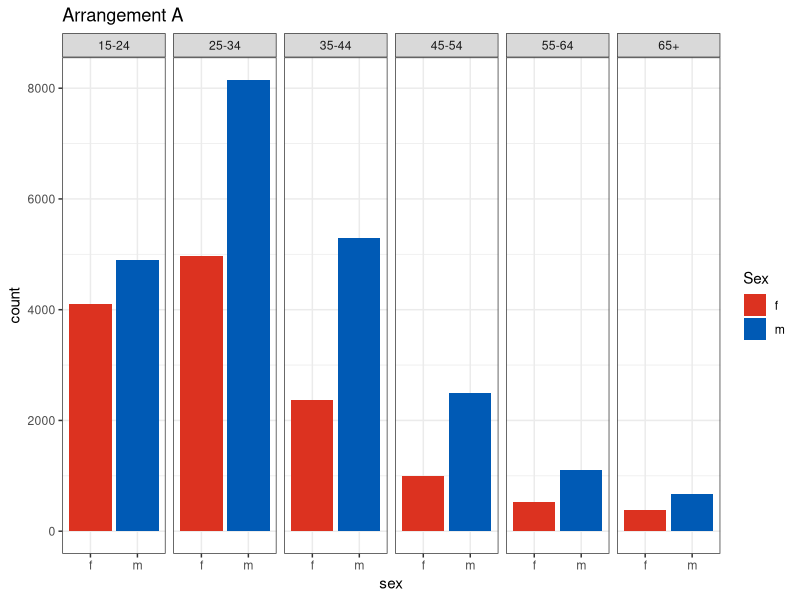
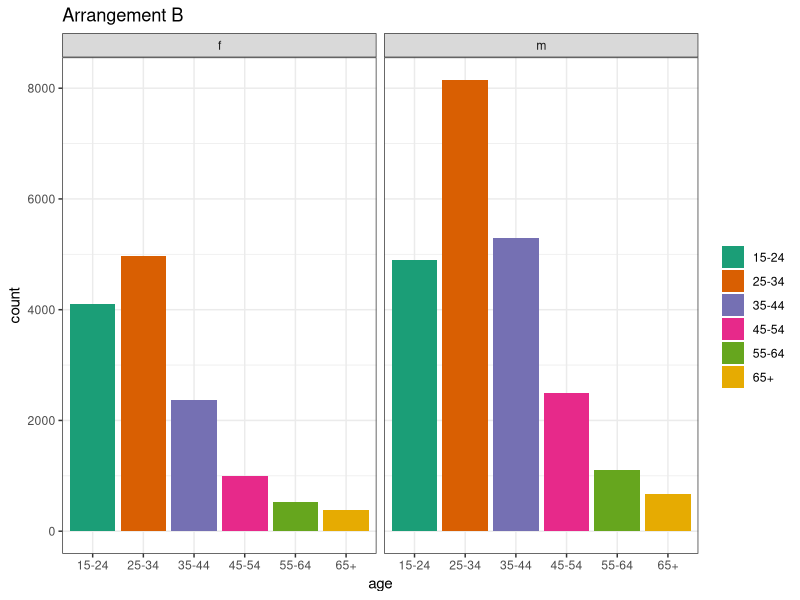
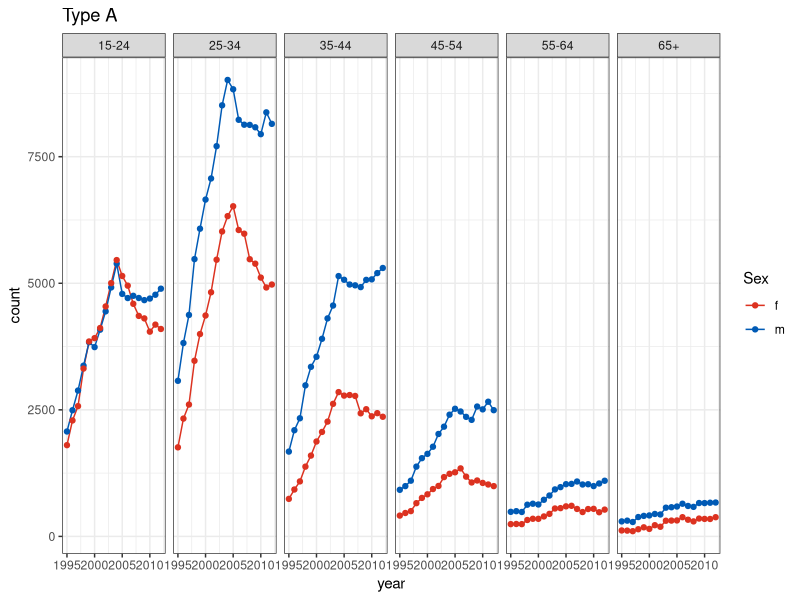
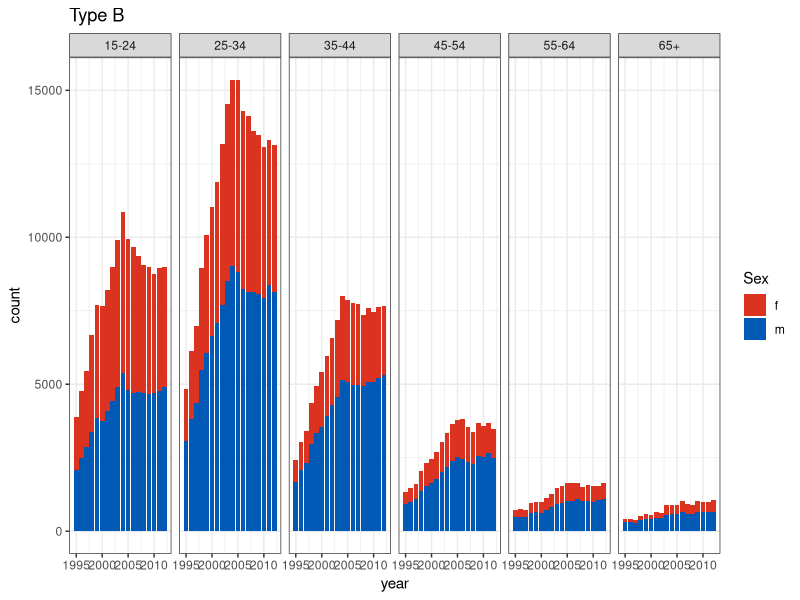
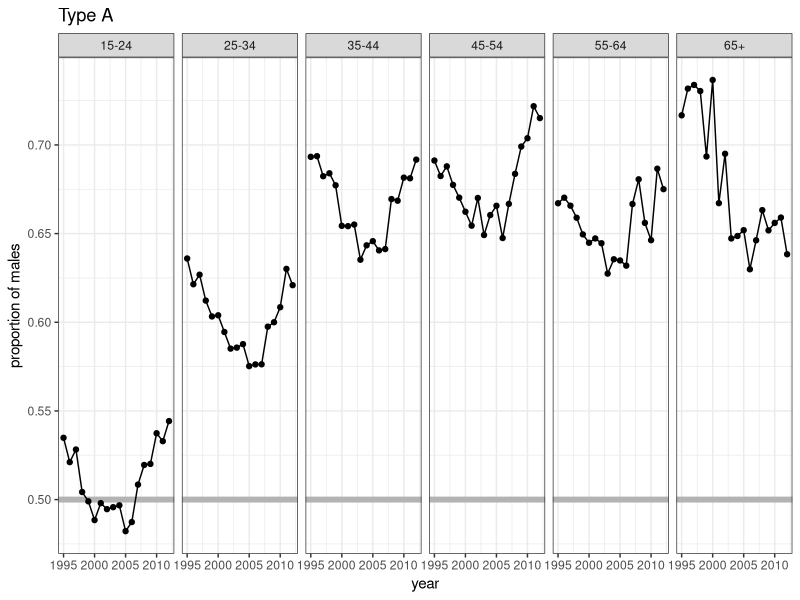
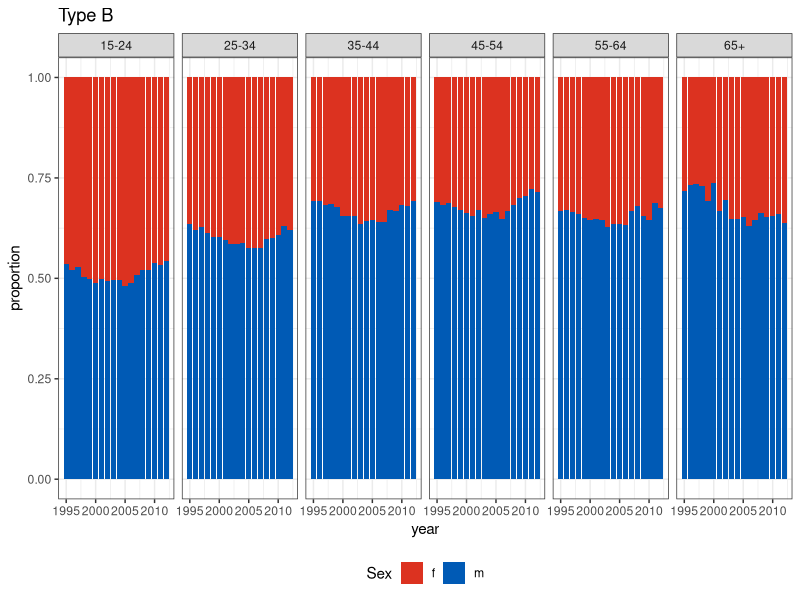
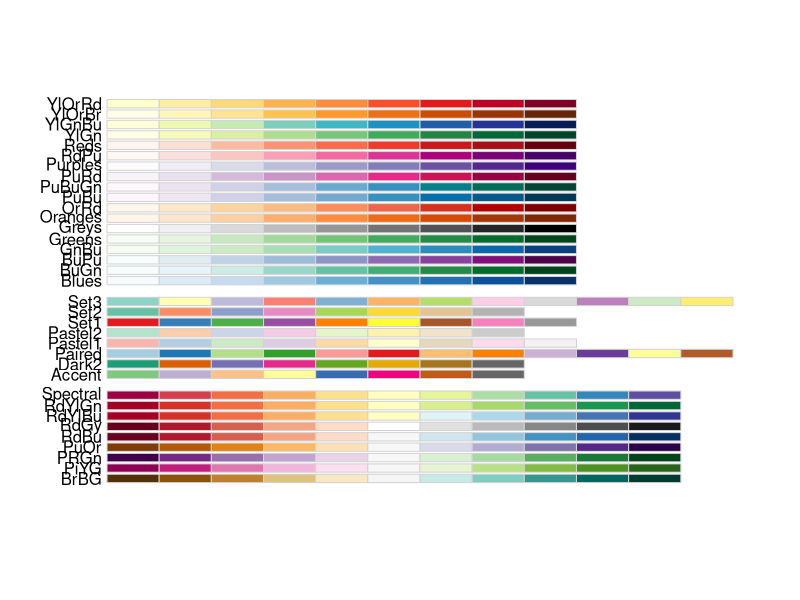
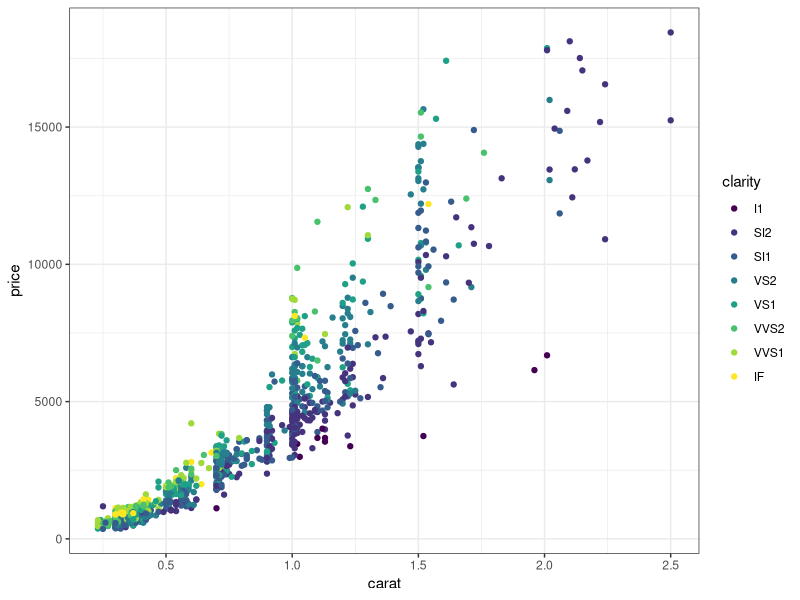

The R source for these figures, in order:
## ----echo = FALSE, message = FALSE, warning = FALSE, warning = FALSE----------
# source(here::here("knitr-setup.R"))
# source(here::here("libraries.R"))
library(readr)
library(here)
library(dplyr)
library(tidyr)
library(stringr)
library(ggplot2)
library(dichromat)
library(scales)
library(RColorBrewer)
theme_set(theme_bw())

data(diamonds, package="ggplot2")
diamonds <- diamonds |>
  mutate(clarity = factor(clarity, levels = c("I1", "SI2", "SI1", "VS2", "VS1", "VVS2", "VVS1", "IF"), ordered = T))


## ----read TB data and wrangle and subset to USA, echo = FALSE-----------------
tb <- read_csv(here::here("data/TB_notifications_2025-07-22.csv")) |> 
  dplyr::select(country, iso3, year, new_sp_m04:new_sp_fu) |>
  pivot_longer(cols=new_sp_m04:new_sp_fu, names_to="sexage", values_to="count") |>
  mutate(sexage = str_replace(sexage, "new_sp_", "")) |>
  mutate(sex=substr(sexage, 1, 1), 
         age=substr(sexage, 2, length(sexage))) |>
  dplyr::select(-sexage)

# Filter years between 1997 and 2012 due to missings
tb_kn <- tb |> 
  filter(country == "Kenya") |>
  filter(!(age %in% c("04", "014", "514", "u"))) |>
  filter(!is.na(count)) |>
  mutate(age = str_replace(age, "(\\d{2})(\\d{2})", "\\1-\\2") |>
           str_replace("65", "65+"))


## -----------------------------------------------------------------------------
tb_kn |> 
  filter(year == 2012) |> 
  dplyr::select(sex, age, count) |>
  head()


## ----focus on one year gender side-by-side bars of males females, fig.height=3, echo=FALSE----
tb_kn |> filter(year == 2012) |>
  ggplot(aes(x=sex, y=count, fill=sex)) +
  geom_bar(stat="identity", position="dodge") + 
  facet_wrap(~age, ncol=6) +
  scale_fill_manual("Sex", values = c("#DC3220", "#005AB5")) +
  ggtitle("Arrangement A")


## ----focus on one year age side-by-side bars of age group, fig.height=3, echo=FALSE----
tb_kn |> filter(year == 2012) |>
  ggplot(aes(x=age, y=count, fill=age)) +
  geom_bar(stat="identity", position="dodge") + 
  facet_wrap(~sex, ncol=6) +
  scale_fill_brewer("", palette="Dark2") +
  ggtitle("Arrangement B")


## ----ref.label='focus on one year gender side-by-side bars of males females', fig.height=3, echo=F----


## ----ref.label='focus on one year age side-by-side bars of age group', fig.height=3, echo=F----


## -----------------------------------------------------------------------------
tb_kn |> select(year, sex, age, count) |> head(10)


## ----use a line plot instead of bar, fig.height=3, echo = F-------------------
ggplot(tb_kn, aes(x=year, y=count, colour=sex)) +
  geom_line() + geom_point() +
  facet_wrap(~age, ncol=6) +
  scale_color_manual(
    "Sex", 
    values = c("#DC3220", "#005AB5")) +
  ggtitle("Type A")


## ----colour and axes fixes, fig.height=3, echo = F----------------------------
# This uses a color blind friendly scale
ggplot(tb_kn, aes(x=year, y=count, fill=sex)) +
  geom_bar(stat="identity") + 
  facet_wrap(~age, ncol=6) +
  scale_fill_manual("Sex", values = c("#DC3220", "#005AB5")) +
  ggtitle("Type B")




## ----ref.label='use a line plot instead of bar', fig.height=3, echo = F-------


## ----ref.label='colour and axes fixes', fig.height=3, echo = F----------------






## ----use a line plot for proportions, fig.height=3, echo = F------------------
tb_kn |> group_by(year, age) |> 
  summarise(p = count[sex=="m"]/sum(count)) |>
  ggplot(aes(x=year, y=p)) +
  geom_hline(yintercept = 0.50, colour="grey70", size=2) +
  geom_line() + geom_point() +
  facet_wrap(~age, ncol=6) +
  ylab("proportion of males") +
  ggtitle("Type A")


## ----compare proportions of males females, fig.height=4, echo = F-------------
# Fill the bars, note the small change to the code
ggplot(tb_kn, aes(x=year, y=count, fill=sex)) +
  geom_bar(stat="identity", position="fill") + 
  facet_wrap(~age, ncol=6) +
  scale_fill_manual("Sex", values = c("#DC3220", "#005AB5")) + ylab("proportion") +
  ggtitle("Type B") + theme(legend.position = "bottom")




## ----show different types of color palettes, fig.height=7, fig.width=12, echo=TRUE, fig.show='hide'----
display.brewer.all()


## ----ref.label='show different types of color palettes', fig.height=7, fig.width=12----


## ----mapping numbers to rainbow sequential scale, echo=TRUE, fig.width=7, fig.height=4----
dsamp <- diamonds |>
  sample_n(1000)
(d <- ggplot(
  dsamp, aes(carat, price)) +
  geom_point(aes(
    colour = clarity)))


## ----mapping numbers to sequential scale, echo=TRUE, fig.width=7, fig.height=4----
d + scale_colour_brewer(direction = -1)


## ----mapping numbers to diverging scale, echo=TRUE, fig.width=7, fig.height=4, out.width="60%"----
d + scale_colour_brewer(palette="PRGn")


## ----mapping numbers to qualitative palette, echo=TRUE, , fig.width=7, fig.height=4, out.width="60%"----
d + scale_colour_brewer(palette="Set1")




## ----using the dichromat package to check color blind appearance, echo=TRUE, eval = F----
# clrs <- hue_pal()(9)
# d + theme(legend.position = "none")
# 
# clrs <- dichromat(hue_pal()(9))
# d +
#   scale_colour_manual("", values=clrs) +
#   theme(legend.position = "none")


## ----show the default colour scheme, echo=FALSE, fig.width=4, fig.height=4, out.width="100%"----
clrs <- hue_pal()(9)
p1 <- d + theme(legend.position = "none") + scale_color_discrete()
p1


## ----show the dichromat adjusted colors, echo=FALSE, fig.width=4, fig.height=4, out.width="100%"----
clrs <- dichromat(hue_pal()(9))
p2 <- d + scale_color_manual("", values=clrs) + theme(legend.position = "none")

p2


## ----is shape preattentive, echo=FALSE, fig.width=4, fig.height=4-------------
set.seed(20190715)
df <- data.frame(x=runif(100), y=runif(100), cl=sample(c(rep("A", 1), rep("B", 99))))
ggplot(data=df, aes(x, y, shape=cl)) + theme_bw() + 
  geom_point(size=3) +
  theme(legend.position="None", aspect.ratio=1, axis.text = element_blank(), axis.ticks=element_blank(), axis.title = element_blank()) 


## ----is color preattentive, echo=FALSE, fig.width=4, fig.height=4-------------
ggplot(data=df, aes(x, y, colour=cl)) + 
  geom_point(size=3) +
  theme_bw() + 
  scale_colour_brewer(palette="Set1") +
  theme(legend.position="None", aspect.ratio=1, axis.text = element_blank(), axis.ticks=element_blank(), axis.title = element_blank()) 


## ----a line plot on sex, fig.height=3, fig.width = 8, echo = F----------------
ggplot(tb_kn, aes(x=year, y=count, colour=sex)) +
  geom_line() + geom_point() +
  facet_wrap(~age, ncol=6) +
  scale_color_manual("Sex", values = c("#DC3220", "#005AB5"))  +
  ggtitle("Arrangement A")


## ----a line plot on age, fig.height=3, fig.width=8, echo = F------------------
ggplot(tb_kn, aes(x=year, y=count, colour=age)) +
  geom_line() + geom_point() +
  facet_wrap(~sex, ncol=6) +
  scale_colour_brewer("", palette="Dark2") +
  ggtitle("Arrangement B")


## ----side-by-side bars of males females, fig.height=3, echo = F---------------
tb_kn |> filter(year == 2012) |>
  ggplot(aes(x=sex, y=count, fill=sex)) +
  geom_bar(stat="identity", position="dodge") + 
  facet_wrap(~age, ncol=6) +
  scale_fill_manual("Sex", values = c("#DC3220", "#005AB5"))  +
  ggtitle("Position - common scale ")


## ----piecharts of males females, fig.height=3, echo = F-----------------------
tb_kn |> filter(year == 2012) |>
  ggplot(aes(x=1, y=count, fill=sex)) +
  geom_bar(stat="identity", position="fill") + 
  facet_wrap(~age, ncol=6) +
  scale_fill_manual("Sex", values = c("#DC3220", "#005AB5")) +
  ggtitle("Angle") + xlab("") + ylab("") +
  coord_polar(theta = "y")


## ----side-by-side bars of age, fig.height=3, echo = F-------------------------
tb_kn |> filter(year == 2012) |>
  ggplot(aes(x=age, y=count, fill=age)) +
  geom_bar(stat="identity", position="dodge") + 
  facet_wrap(~sex, ncol=6) +
  scale_fill_brewer("", palette="Dark2") +
  ggtitle("Position - common scale ")


## ----piecharts of age, fig.height=3, echo = F---------------------------------
tb_kn |> filter(year == 2012) |>
  ggplot(aes(x=1, y=count, fill=age)) +
  geom_bar(stat="identity", position="fill") + 
  facet_wrap(~sex, ncol=6) +
  scale_fill_brewer("", palette="Dark2") +
  ggtitle("Angle") + xlab("") + ylab("") +
  coord_polar(theta = "y")


## ----stacked bars of age, fig.height=3, echo = F------------------------------
tb_kn |> filter(year == 2012) |>
  ggplot(aes(x=1, y=count, fill=age)) +
  geom_bar(stat="identity", position="fill") + 
  facet_wrap(~sex, ncol=6) +
  scale_fill_brewer("", palette="Dark2") +
  ggtitle("Position - nonaligned") + xlab("") + ylab("")


## ----facetting plots can result in change blindness, echo=TRUE, out.width="50%", fig.width=6.5, fig.height=3.5----
ggplot(dsamp, aes(x=carat, y=price, colour = clarity)) +
  geom_point() +
  geom_smooth(se=FALSE) +
  scale_color_brewer(palette="Set1") +
  facet_wrap(~clarity, ncol=4)


## ----averlaying makes comparisons easier, echo=TRUE, out.width="100%", fig.width=7, fig.height=4----
ggplot(dsamp, aes(x=carat, y=price, 
                  colour = clarity)) +
  geom_point() +
  geom_smooth(se=FALSE) +
  scale_color_brewer(palette="Set1") 
